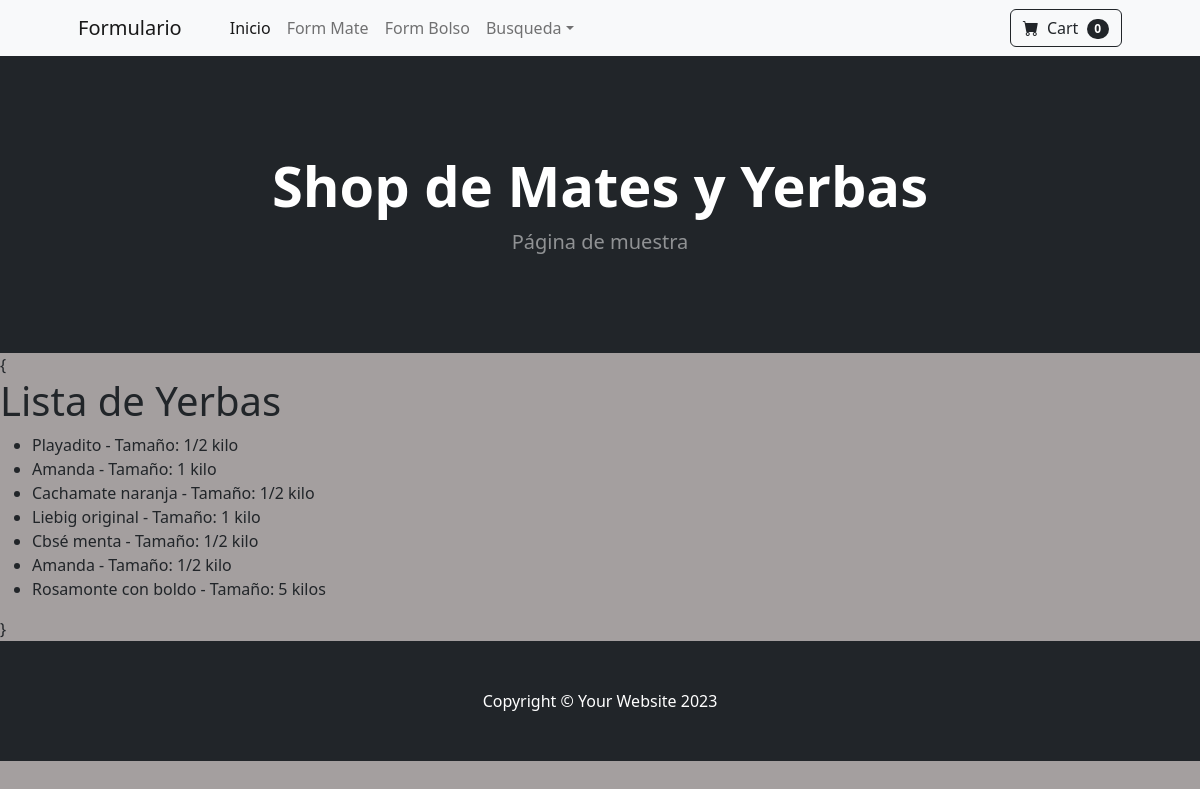
/app-productos/lista-yerbas/, run on an earlier commit of the app's database.
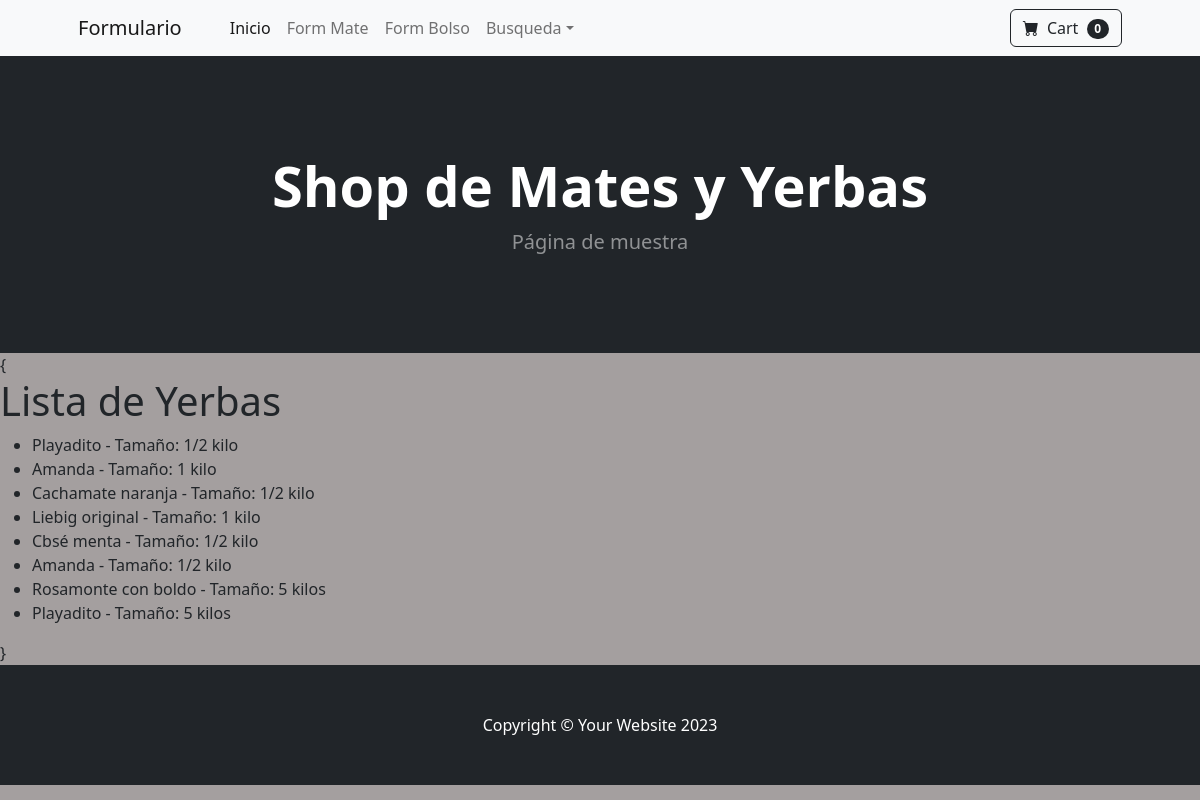
And on a later commit of the database.
### AppProductos/models.py (models this page shows, shortened)
class Yerba(models.Model):
    nombre=models.CharField(max_length=30)
    tamanio=models.CharField(max_length=30)

### AppProductos/views.py (the view)
# urls.py: path('lista-yerbas/', lista_yerbas, name='lista_yerbas' ),
def lista_yerbas(req):
    lista=Yerba.objects.all()
    return render(req, 'lista_yerbas.html', {'lista_yerbas': lista})

### AppProductos/templates/lista_yerbas.html
{% extends 'yerbas.html' %}
{% block contenidoQueCambia %}
<h1>Lista de Yerbas</h1>
<ul>
    {% for yerba in lista_yerbas %}
        <li>{{ yerba.nombre }} - Tamaño: {{ yerba.tamanio }}</li>
    {% endfor %}
</ul>
{% endblock contenidoQueCambia %}

What changed in the data, as far as the page shows it:
added Yerba: nombre "Playadito", tamanio "5 kilos"
